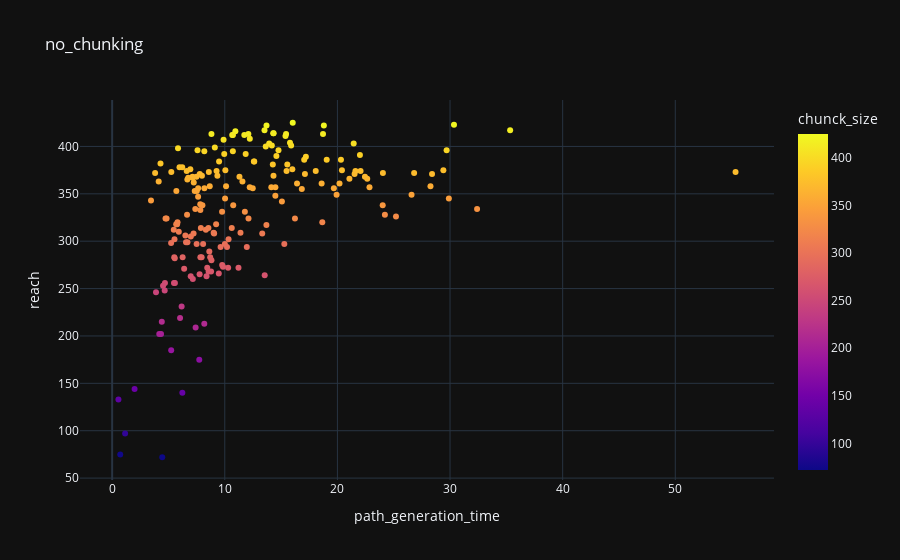
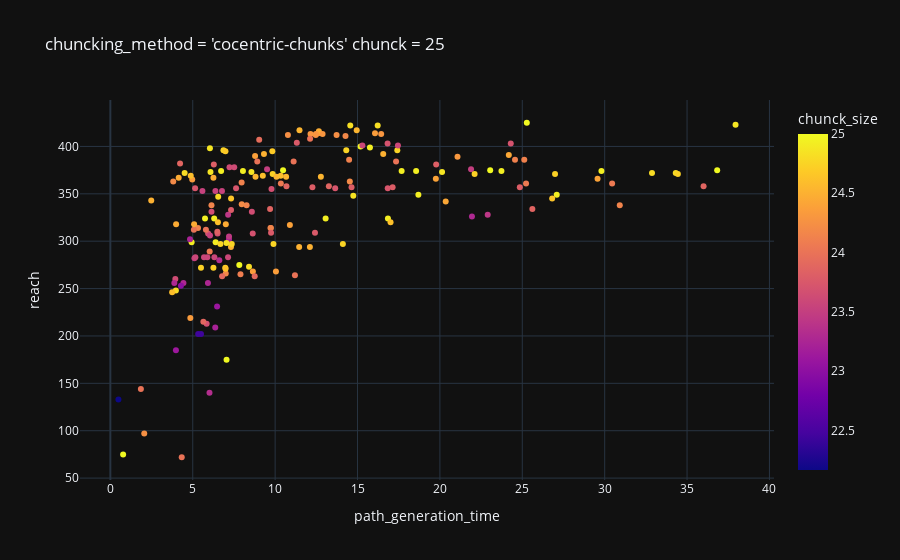
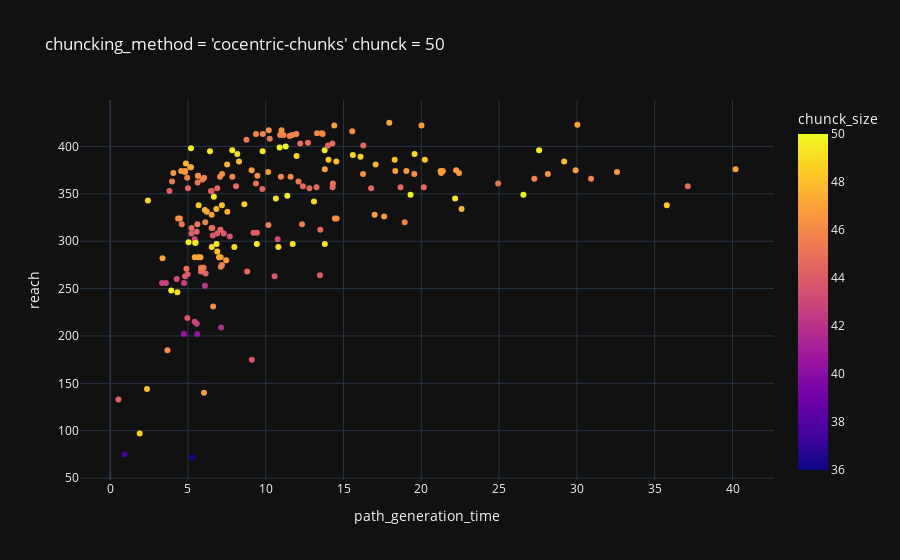
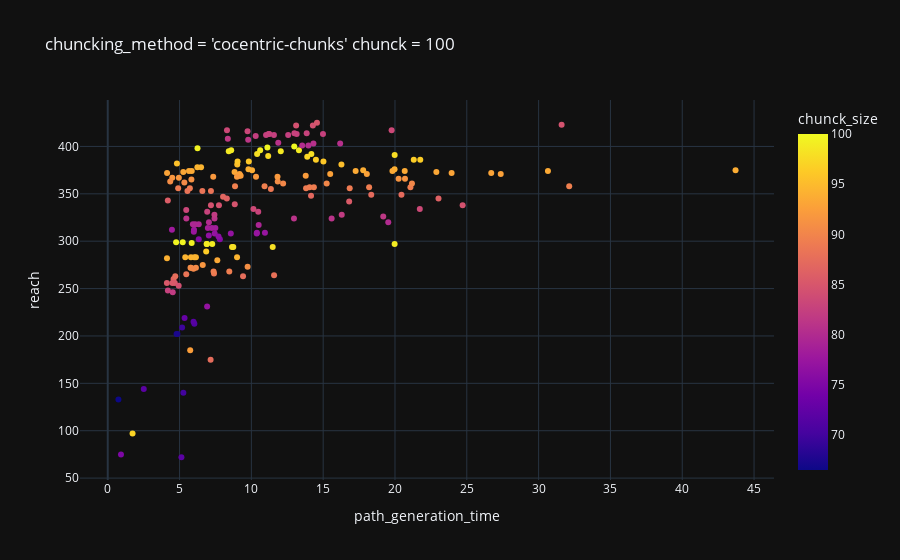

Notebook code cell kept with these figures, in order:
### Code cell
import plotly.io as pio
import plotly.express as px
pio.templates.default = "plotly_dark"

import time
for chuncking_method in ['no_chunking', 'cocentric-chunks', 'random_chunks', 'pizza_chunks']:
    for chunck in [25, 50, 100, 200, 400]:
        start = time.time()
        harvard_square.network.chunking_method = chuncking_method
        harvard_square.network.max_chunck_size = chunck ## THIS IS ALREADY HARD WIRED IN THE BETWEENNESS CODE>
        profile_new()
        processed_origins = harvard_square.network.nodes[harvard_square.network.nodes['type'] == 'origin'].iloc[:1000]
        processed_origins['chunck_size'] = processed_origins['reach']  /  processed_origins['chunck_count']


        px.scatter(
            processed_origins, 
            x='path_generation_time', 
            y='reach',
            color='chunck_size',#'chunck_size', 
            title=chuncking_method if chuncking_method == 'no_chunking' else f"{chuncking_method = }\t{chunck = }"
        ).show()
        print (f"{chunck = }\t time={time.time() - start:6.2f}")
        if chuncking_method == 'no_chunking':
            break

### Figure 1 — Plotly figure (JSON) as saved in the notebook; plotly's stock layout.template omitted (floating-point values rounded to 4 significant figures; data arrays with more than 128 entries replaced by an {"elided": "..."} marker saying what was removed)
{"data": [{"hovertemplate": "path_generation_time=%{x}<br>reach=%{y}<br>chunck_size=%{marker.color}<extra></extra>", "legendgroup": "", "marker": {"color": {"elided": "1000 int values"}, "coloraxis": "coloraxis", "symbol": "circle"}, "mode": "markers", "name": "", "orientation": "v", "showlegend": false, "type": "scatter", "x": {"elided": "1000 float values"}, "xaxis": "x", "y": {"elided": "1000 int values"}, "yaxis": "y"}], "layout": {"coloraxis": {"colorbar": {"title": {"text": "chunck_size"}}, "colorscale": [[0, "#0d0887"], [0.1111, "#46039f"], [0.2222, "#7201a8"], [0.3333, "#9c179e"], [0.4444, "#bd3786"], [0.5556, "#d8576b"], [0.6667, "#ed7953"], [0.7778, "#fb9f3a"], [0.8889, "#fdca26"], [1, "#f0f921"]]}, "legend": {"tracegroupgap": 0}, "title": {"text": "no_chunking"}, "xaxis": {"anchor": "y", "domain": [0, 1], "title": {"text": "path_generation_time"}}, "yaxis": {"anchor": "x", "domain": [0, 1], "title": {"text": "reach"}}}}

### Figure 2 — Plotly figure (JSON) as saved in the notebook; plotly's stock layout.template omitted (floating-point values rounded to 4 significant figures; data arrays with more than 128 entries replaced by an {"elided": "..."} marker saying what was removed)
{"data": [{"hovertemplate": "path_generation_time=%{x}<br>reach=%{y}<br>chunck_size=%{marker.color}<extra></extra>", "legendgroup": "", "marker": {"color": {"elided": "1000 float values"}, "coloraxis": "coloraxis", "symbol": "circle"}, "mode": "markers", "name": "", "orientation": "v", "showlegend": false, "type": "scatter", "x": {"elided": "1000 float values"}, "xaxis": "x", "y": {"elided": "1000 int values"}, "yaxis": "y"}], "layout": {"coloraxis": {"colorbar": {"title": {"text": "chunck_size"}}, "colorscale": [[0, "#0d0887"], [0.1111, "#46039f"], [0.2222, "#7201a8"], [0.3333, "#9c179e"], [0.4444, "#bd3786"], [0.5556, "#d8576b"], [0.6667, "#ed7953"], [0.7778, "#fb9f3a"], [0.8889, "#fdca26"], [1, "#f0f921"]]}, "legend": {"tracegroupgap": 0}, "title": {"text": "chuncking_method = 'cocentric-chunks'\tchunck = 25"}, "xaxis": {"anchor": "y", "domain": [0, 1], "title": {"text": "path_generation_time"}}, "yaxis": {"anchor": "x", "domain": [0, 1], "title": {"text": "reach"}}}}

### Figure 3 — Plotly figure (JSON) as saved in the notebook; plotly's stock layout.template omitted (floating-point values rounded to 4 significant figures; data arrays with more than 128 entries replaced by an {"elided": "..."} marker saying what was removed)
{"data": [{"hovertemplate": "path_generation_time=%{x}<br>reach=%{y}<br>chunck_size=%{marker.color}<extra></extra>", "legendgroup": "", "marker": {"color": {"elided": "1000 float values"}, "coloraxis": "coloraxis", "symbol": "circle"}, "mode": "markers", "name": "", "orientation": "v", "showlegend": false, "type": "scatter", "x": {"elided": "1000 float values"}, "xaxis": "x", "y": {"elided": "1000 int values"}, "yaxis": "y"}], "layout": {"coloraxis": {"colorbar": {"title": {"text": "chunck_size"}}, "colorscale": [[0, "#0d0887"], [0.1111, "#46039f"], [0.2222, "#7201a8"], [0.3333, "#9c179e"], [0.4444, "#bd3786"], [0.5556, "#d8576b"], [0.6667, "#ed7953"], [0.7778, "#fb9f3a"], [0.8889, "#fdca26"], [1, "#f0f921"]]}, "legend": {"tracegroupgap": 0}, "title": {"text": "chuncking_method = 'cocentric-chunks'\tchunck = 50"}, "xaxis": {"anchor": "y", "domain": [0, 1], "title": {"text": "path_generation_time"}}, "yaxis": {"anchor": "x", "domain": [0, 1], "title": {"text": "reach"}}}}

### Figure 4 — Plotly figure (JSON) as saved in the notebook; plotly's stock layout.template omitted (floating-point values rounded to 4 significant figures; data arrays with more than 128 entries replaced by an {"elided": "..."} marker saying what was removed)
{"data": [{"hovertemplate": "path_generation_time=%{x}<br>reach=%{y}<br>chunck_size=%{marker.color}<extra></extra>", "legendgroup": "", "marker": {"color": {"elided": "1000 float values"}, "coloraxis": "coloraxis", "symbol": "circle"}, "mode": "markers", "name": "", "orientation": "v", "showlegend": false, "type": "scatter", "x": {"elided": "1000 float values"}, "xaxis": "x", "y": {"elided": "1000 int values"}, "yaxis": "y"}], "layout": {"coloraxis": {"colorbar": {"title": {"text": "chunck_size"}}, "colorscale": [[0, "#0d0887"], [0.1111, "#46039f"], [0.2222, "#7201a8"], [0.3333, "#9c179e"], [0.4444, "#bd3786"], [0.5556, "#d8576b"], [0.6667, "#ed7953"], [0.7778, "#fb9f3a"], [0.8889, "#fdca26"], [1, "#f0f921"]]}, "legend": {"tracegroupgap": 0}, "title": {"text": "chuncking_method = 'cocentric-chunks'\tchunck = 100"}, "xaxis": {"anchor": "y", "domain": [0, 1], "title": {"text": "path_generation_time"}}, "yaxis": {"anchor": "x", "domain": [0, 1], "title": {"text": "reach"}}}}
